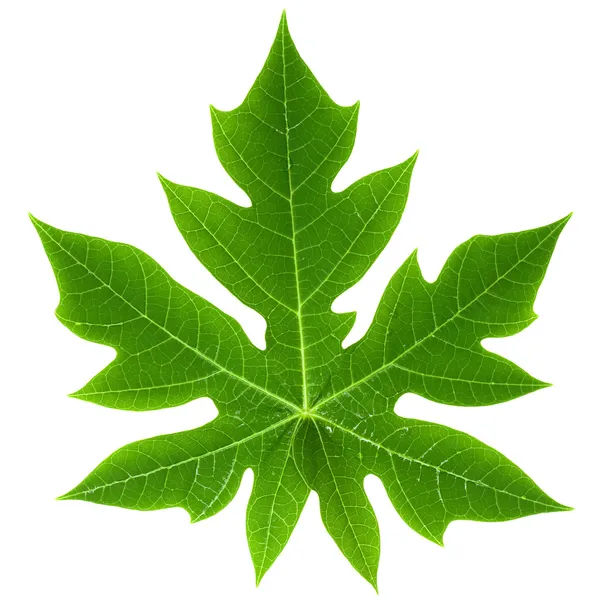
#> input picture PENGOLAHAN CITRA DIGITAL/Tugas/3. Segmentasi/daun-pepaya.jpg, 600 x 600 px
$ jupyter execute thresholding.ipynb
#> lines starting #> are read from the running program, lines starting #| are printed output that depends on the picture; after the words box and inside, x2 and y2 are one past the last pixel; in counts of white or black regions, pixels touching at a corner belong together
[cell 1]
import cv2
import numpy as np
import matplotlib.pyplot as plt

[cell 2]
# load image
image = cv2.imread('daun-pepaya.jpg', 0)
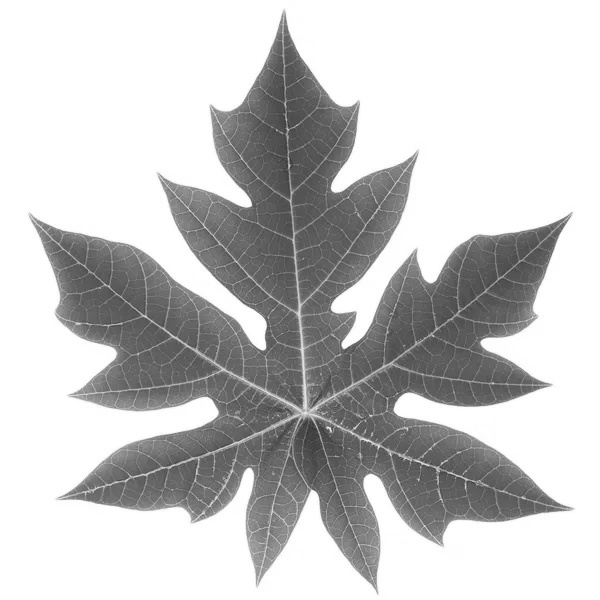
#> image: shape (600, 600); min 49, max 255, mean 198.9
plt.imshow(image, cmap='gray')

[cell 3]
# applying Otsu thresholding
# as an extra flag in binary
# thresholding
ret, thresh1 = cv2.threshold(image, 0, 255, cv2.THRESH_BINARY + cv2.THRESH_OTSU)
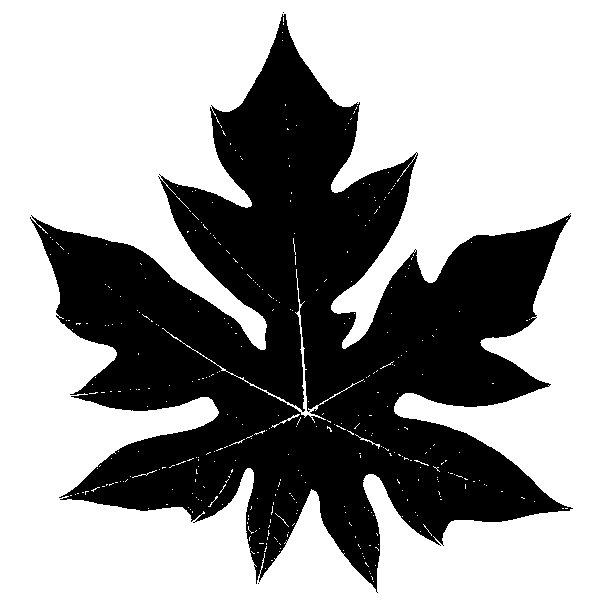
#> thresh1: shape (600, 600); 61.9% white; 3 black regions (2 under 20 px), largest, box (x1, y1, x2, y2) and area: (30, 14, 573, 593) 137240
#> ret = 181
